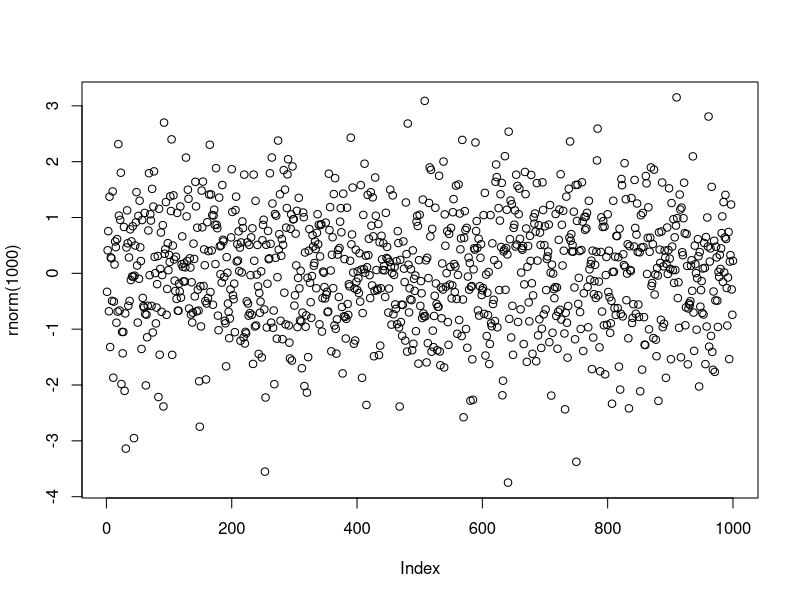
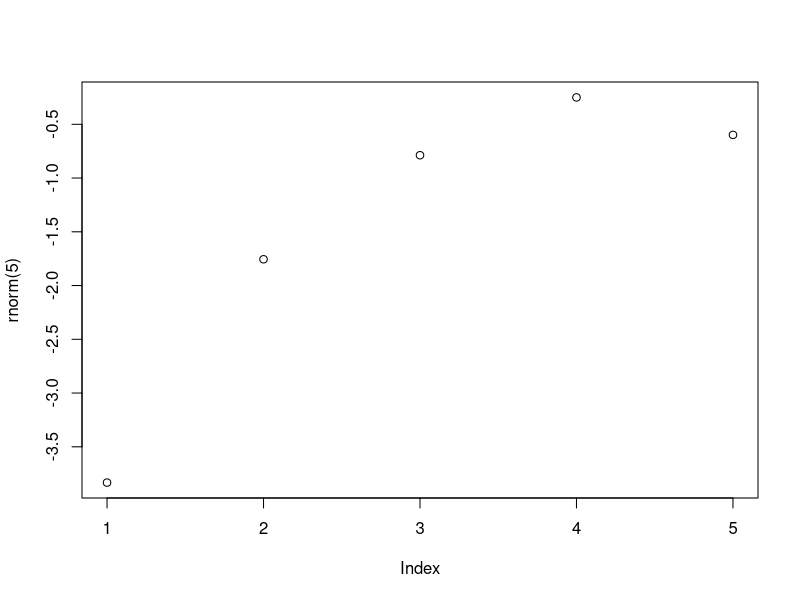
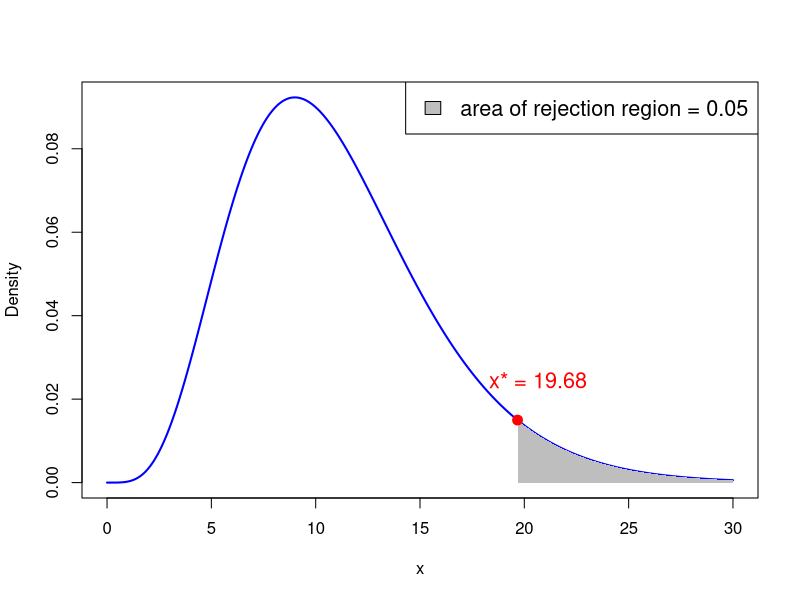
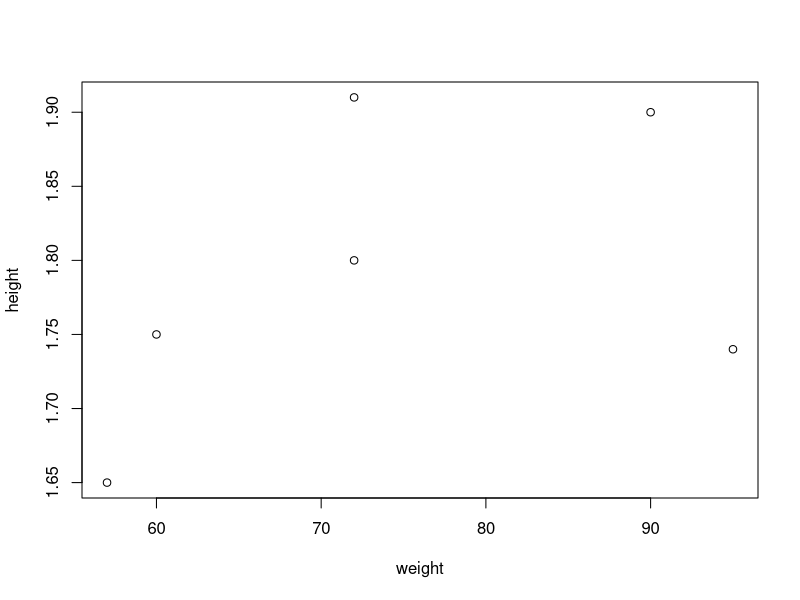
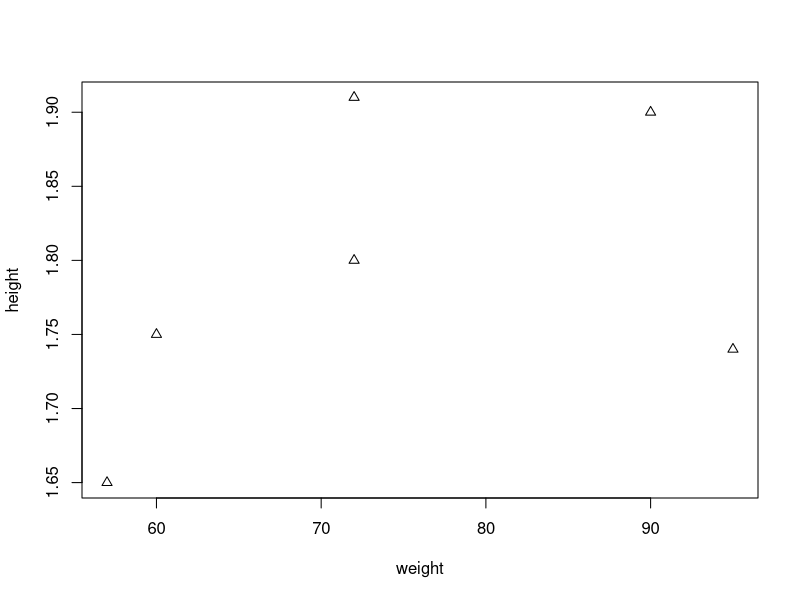
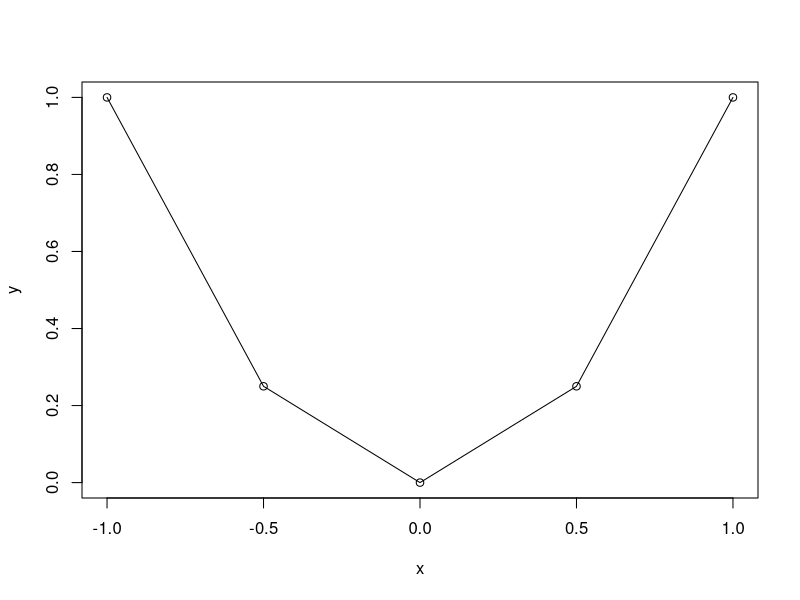
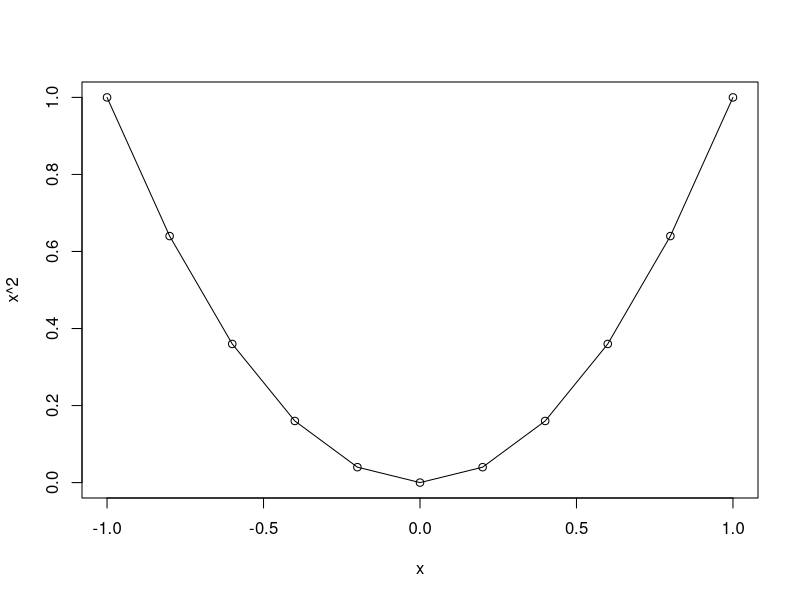
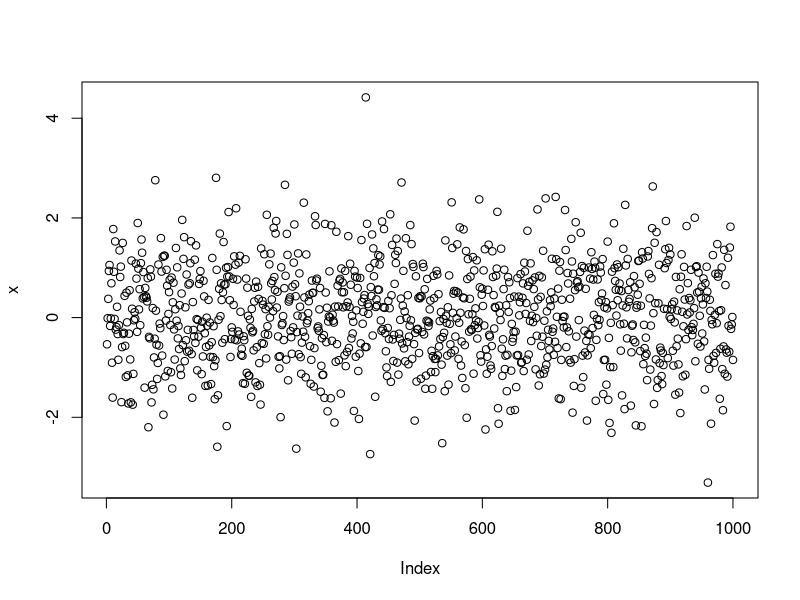

Here is the R script that generated these plots, in order:
## ---- chunk 1
#| echo: true
plot(rnorm(1000))
## ---- chunk 2
#| echo: true

2 + 2
2 * 3 - 1 + 2 ^ 7
exp(-10)
log(2)
pi
sin(pi/2)

## ---- chunk 3
#| echo: true

# This is a comment in R
# Comments are ignored by R

1 + 1   # This works out the result of one plus one!
## ---- chunk 4
#| echo: true
rnorm(5)
## ---- chunk 5
#| echo: true
#| output-location: slide
plot(rnorm(5))
## ---- chunk 6
#| echo: true
# Store 2 in the variable x
x <- 2

# Print x to screen
x
## ---- chunk 7
#| echo: true
# Assign 2 to x
x <- 2

# Compute x + x and print to screen
x + x

# x still contains 2
x
## ---- chunk 8
x <- 2
print(x)
## ---- chunk 9
#| echo: true
sentence <- "Stats is great!"
print(sentence)
## ---- chunk 10
#| echo: true
sentence <- "Stats is great!"
cat(sentence)
## ---- chunk 11
#| echo: true

# Store the result of 2 + 2 in variable two.plus.two

two.plus.two <- 2 + 2

# We want to print to screen the following message:
# "The result of 2 + 2 is two.plus.two"

cat("The result of 2 + 2 is", two.plus.two)
## ---- chunk 12
# This codes sums two numbers and prints result on screen
x <- 1
y <- 2

result <- x + y

# Print the result on screen
cat("Code run successfully!")
cat("The sum of", x , "and", y, "is", result)
## ---- chunk 13
rm(list = ls())
## ---- chunk 14
#| echo: true

# Create 3 variables x, y, z
x <- 2
y <- "Dog"
z <- pi

# Workspace contains variables x, y, z
# This can be displayed by using ls()
ls()
## ---- chunk 15
#| echo: true

# Create 3 variables x, y, z
x <- 2
y <- "Dog"
z <- pi

# Remove x from workspace
rm(x)

# Now the workspace contains only y and z
ls( )
## ---- chunk 16
#| echo: true

# Create 3 variables x, y, z
x <- 2
y <- "Dog"
z <- pi

# Remove all variables from workspace
rm(list = ls())

# Let us check that the workspace is empty
ls( )
## ---- chunk 17
#| echo: true

# Constuct a vector and store it in variable "vector"
vector <- c(60, 72, 57, 90, 95, 72)

# Print vector
print(vector)
## ---- chunk 18
#| echo: true

# Constuct two vectors of radius and height of 6 cylinders
radius <- c(6, 7, 5, 9, 9, 7)
height <- c(1.7, 1.8, 1.6, 2, 1, 1.9)

# Compute the volume of each cylinder and store it in "volume"
volume <- pi * radius^2 * height

# Print volume
print(volume)
## ---- chunk 19
#| echo: true

a <- c(1, 2, 3, 4, 5, 6, 7)
b <- c(0, 1)

a + b
## ---- chunk 20
#| echo: true

vector <- c(1, 2, 3, 4, 5, 6)
scalar <- 2

# Multiplication of vector by a scalar
vector * scalar

# Summing a scalar to each component of a vector
vector + scalar
## ---- chunk 21
x <- c(1, 2, 3, 4, 5)

sum <- sum(x)
length <- length(x)

cat("Here is the vector x: (", x, ")")
cat("The components of vector x sum to", sum)
cat("The length of vector x is", length)
## ---- chunk 22
# First store the wage data into a vector
x <- c(36, 40, 46, 54, 57, 58, 59, 60, 62, 63)

# Let us compute the mean by using formula
xbar = sum(x) / length(x)

# Compute the mean by using built in R function
xbar_check = mean(x)

# We now print both results to screen
cat("Sample mean computed with formula is", xbar)
cat("Sample mean computed with R function is", xbar_check)
cat("They coincide!")
## ---- chunk 23
# Again, store the wage data into a vector
x <- c(36, 40, 46, 54, 57, 58, 59, 60, 62, 63)

# Compute the sample variance using formula
xbar = mean(x)
n = length(x)
s2 = sum( (x - xbar)^2 ) / (n - 1) 

# Compute the sample variance using built in R function
s2_check = var(x)

# We now print both results to screen
cat("Sample variance computed with formula is", s2)
cat("Sample variance computed with R function is", s2_check)
cat("They coincide!")
## ---- chunk 24
#| echo: true

# Compute the average distance from the center for rivers
sum(abs(rivers - mean(rivers))) / length(rivers)	
## ---- chunk 25
# Enter CCI data using c()
score_2007 <- c(86, 86, 88, 90, 99, 97, 97, 96, 99, 97, 90, 90)
score_2009 <- c(24, 22, 21, 21, 19, 18, 17, 18, 21, 23, 22, 21)

# Compute vector of differences in CCI
difference <- score_2007 - score_2009

# Perform t-test with null hypothesis mu0 = 0
t.test(difference, mu = 0)
## ---- chunk 26
# Enter CCI data using c()
score_2007 <- c(86, 86, 88, 90, 99, 97, 97, 96, 99, 97, 90, 90)
score_2009 <- c(24, 22, 21, 21, 19, 18, 17, 18, 21, 23, 22, 21)
difference <- score_2007 - score_2009

# Store output of t-test
t_test_result <- t.test(difference, mu = 0)

# Capture output from print
output <- capture.output(print(t_test_result))

# Print only one line of the output
cat(output[2])
cat(output[3])
cat(output[4])
## ---- chunk 27
# Enter CCI data using c()
score_2007 <- c(86, 86, 88, 90, 99, 97, 97, 96, 99, 97, 90, 90)
score_2009 <- c(24, 22, 21, 21, 19, 18, 17, 18, 21, 23, 22, 21)
difference <- score_2007 - score_2009

# Store output of t-test
t_test_result <- t.test(difference, mu = 0)

# Capture output from print
output <- capture.output(print(t_test_result))

# Print only one line of the output
cat(output[5])
## ---- chunk 28
# Enter CCI data using c()
score_2007 <- c(86, 86, 88, 90, 99, 97, 97, 96, 99, 97, 90, 90)
score_2009 <- c(24, 22, 21, 21, 19, 18, 17, 18, 21, 23, 22, 21)
difference <- score_2007 - score_2009

# Store output of t-test
t_test_result <- t.test(difference, mu = 0)

# Capture output from print
output <- capture.output(print(t_test_result))

# Print only one line of the output
cat(output[6])
## ---- chunk 29
# Enter CCI data using c()
score_2007 <- c(86, 86, 88, 90, 99, 97, 97, 96, 99, 97, 90, 90)
score_2009 <- c(24, 22, 21, 21, 19, 18, 17, 18, 21, 23, 22, 21)
difference <- score_2007 - score_2009

# Store output of t-test
t_test_result <- t.test(difference, mu = 0)

# Capture output from print
output <- capture.output(print(t_test_result))

# Print only one line of the output
cat(output[7])
cat(output[8])
## ---- chunk 30
# Enter CCI data using c()
score_2007 <- c(86, 86, 88, 90, 99, 97, 97, 96, 99, 97, 90, 90)
score_2009 <- c(24, 22, 21, 21, 19, 18, 17, 18, 21, 23, 22, 21)
difference <- score_2007 - score_2009

# Store output of t-test
t_test_result <- t.test(difference, mu = 0)

# Capture output from print
output <- capture.output(print(t_test_result))

# Print only one line of the output
cat(output[9])
cat(output[10])
cat(output[11])
## ---- chunk 31
# Enter the mileage data
mpg <- c(11.4, 13.1, 14.7, 14.7, 15.0, 15.5, 15.6, 15.9, 16.0, 16.8)

# Perform one-sided t-test with null hypothesis mu = 17 
# Store answer in "answer"
answer <- t.test(mpg, mu = 17, alternative = "less")

# Print the answer
print(answer)
## ---- chunk 32
# Degrees of freedom
df <- 11

# Values for x-axis
x <- seq(0, 30, length.out = 1000)  # Adjust the range according to chi-squared distribution

# Calculate PDF of chi-squared distribution
pdf <- dchisq(x, df)

# Plot PDF
plot(x, pdf, type = "l", col = "blue", lwd = 2, xlab = "x", ylab = "Density")


# Shade area where p-value > 0.95
x_fill_right <- x[x >= qchisq(0.95, df)]
y_fill_right <- pdf[x >= qchisq(0.95, df)]
polygon(c(x_fill_right, rev(x_fill_right)), c(y_fill_right, rep(0, length(y_fill_right))), col = "gray", border = NA)

# Add critical value for 0.95 quantile
x_star <- qchisq(0.95, df)
points(x_star, dchisq(x_star, df), col = "red", pch = 19, cex = 1.3)

# Add text above x_star containing its value
text(x_star * 1.05, dchisq(x_star, df) * 1.35, paste("x* =", round(x_star, 2)), pos = 3, col = "red", cex = 1.3)

# Add legend
legend("topright", legend = c("area of rejection region = 0.05"), fill = "gray", cex = 1.3)

## ---- chunk 33
#| echo: true

# Probability woman exceeds 180cm in height
# P(X > 180) = 1 - P(X <= 180)

1 - pnorm(180, mean = 163, sd = 8)
## ---- chunk 34
#| echo: true

# The upper 10th percentile for women height, that is,
# height q such that P(X <= q) = 0.9

qnorm(0.90, mean = 163, sd = 8)
## ---- chunk 35
#| echo: true

# Value of pdf at 163

dnorm(163, mean = 163, sd = 8)
## ---- chunk 36
#| echo: true

# Generate random sample of size 5

rnorm(5, mean = 163, sd = 8)
## ---- chunk 37
#| echo: true

# Find the top 1/(3.5 billion) quantile

p = 1 - 1 / (3.5e9)
qnorm(p, mean = 163, sd = 8)
## ---- chunk 38
#| echo: true
# Compute 0.95 quantile for chi-squared with 11 degrees of freedom

quantile <- qchisq(0.95, df = 11)

cat("The 0.95 quantile for chi-squared with df = 11 is", quantile)
## ---- chunk 39
# Enter Consumer Expectation and Consumer Spending data
CE <- c(66, 53, 62, 61, 78, 72, 65, 64, 61, 50, 55, 51)
CS <- c(72, 55, 69, 65, 82, 77, 72, 78, 77, 75, 77, 77)

# Compute difference
difference <- CE - CS

# Compute sample size
n <- length(difference)

# Enter null hypothesis
sigma_0 <- 1

# Compute sample standard deviation
s <- sd(difference)

# Compute chi-squared statistic
chi_squared <- (n - 1) * s ^ 2 / sigma_0 ^ 2

# Compute p-value
p_value <- 1 - pchisq(chi_squared, df = n - 1)

# Print p-value
cat("The p-value for one-sided variance test is", p_value)
## ---- chunk 40
#| echo: true
#| output-location: slide

# Store weight and height data in 2 vectors
weight <- c(60, 72, 57, 90, 95, 72)
height <- c(1.75, 1.80, 1.65, 1.90, 1.74, 1.91)

# Plot weight against height
plot(weight, height)
## ---- chunk 41
#| echo: true
#| output-location: slide

# Store weight and height data in 2 vectors
weight <- c(60, 72, 57, 90, 95, 72)
height <- c(1.75, 1.80, 1.65, 1.90, 1.74, 1.91)

# Plot weight against height using little triangles
plot(weight, height, pch = 2)
## ---- chunk 42
#| echo: true
#| output-location: slide

# Input vector for grid of x coordinates
x <- c(-1, -0.5, 0, 0.5, 1)

# Compute the function y=x^2 on the grid
y <- x^2

# Generate scatter plot of (x,y)
plot(x, y)

# Add linear interpolation
lines(x, y)
## ---- chunk 43
#| echo: true
x <- seq(from = 2, to = 20, by = 2)
print(x)
## ---- chunk 44
x <- seq(from = 1, to = 11, by = 2)
y <- seq(1, 11, 2)

cat("Vector x is: (", x, ")")
cat("Vector y is: (", y, ")")
cat("They are the same!")
## ---- chunk 45
#| echo: true

x <- seq(from = -1, to = 1, by = 0.2)
print(x)
## ---- chunk 46
#| echo: true
#| 
# Use seq() to generate x grid
x <- seq(from = -1, to = 1, by = 0.2)

# Plot the function y=x^2
plot(x, x^2)
lines(x, x^2)
## ---- chunk 47
#| echo: true
#| output-location: slide

x <- rnorm(1000)

plot(x)
## ---- chunk 48
#| echo: true
seq(1, 11, length.out = 6)
## ---- chunk 49
#| echo: true
seq(1, 11, 6)
## ---- chunk 50
my_mean <- function(vector = x) {
  
  mean_of_x <- sum(x) / length(x)
  
  return(mean_of_x)  
}

# Generate a random vector of 1000 entries from N(0,1)
x <- rnorm(1000)

# Compute mean of x with my_mean
xbar <- my_mean(x)

# Compute mean of x with built in function mean
xbar_check <- mean(x)
  
cat("Mean of x computed with my_mean is:", xbar)
cat("Mean of x computed with R mean is:", xbar_check)
cat("They coincide!")
## ---- chunk 51
#| echo: true
x <- c("Red", "Green", "Blue")
print(x)
## ---- chunk 52
#| echo: true
x <- c('Red', 'Green', 'Blue')
print(x)
## ---- chunk 53
x <- c("Red", "Green", "Blue")
print(x)
cat(x)
## ---- chunk 54
y <- c("Red Green", "Blue")
print(y)
cat(y)
## ---- chunk 55
#| echo: true

# Create logical vector
x <- c(T, T, F, T, NA)

# Print the logical vector
print(x)
## ---- chunk 56
# Generate a vector containing sequence 1 to 8
x <- seq(from = 1 , to = 8, by = 1)

# Generate vector of flags for entries strictly above 5
y <- ( x > 5 )

cat("Vector x is: (", x, ")")
cat("Entries above 5 are: (", y, ")")
## ---- chunk 57
#| echo: true
T + T
T + F
## ---- chunk 58
#| echo: true
F + F
F + T + 3
## ---- chunk 59
# Generate vector with 1000 normal entries
x <- rnorm(1000)

# Generate logical vector of entries above 0
y <- (x > 0)

# Count entries above zero
above_zero <- sum(y)

cat("Number of entries which are above the average 0 is", above_zero)
cat("This is pretty close to 500!")
## ---- chunk 60
#| echo: true

2 * NA
NA + NA
T + NA
## ---- chunk 61
#| echo: true

vector <- c("Cat", "Dog", "Mouse")

second_element <- vector[2]           # Access 2nd entry of vector

print(second_element)
## ---- chunk 62
#| echo: true

vector <- c("Cat", "Dog", "Mouse")

# We replace 2nd entry of vector with string "Horse"
vector[2] <- "Horse"

print(vector)
## ---- chunk 63
#| echo: true

vector <- c(11, 22, 33, 44, 55, 66, 77, 88, 99, 100)

# We store 1st, 3rd, 5th entries of vector in slice
slice <- vector[c(1, 3, 5)]   

print(slice)

## ---- chunk 64
#| echo: true

vector <- c(11, 22, 33, 44, 55, 66, 77, 88, 99, 100)

# We store 2nd to 7th entries of vector in slice
slice <- vector[2:7]

print(slice)
## ---- chunk 65
# Create a vector x
x <- c(11, 22, 33, 44, 55, 66, 77, 88, 99, 100)

# Print vector x
cat("Vector x is:", x)

# Delete 2nd, 3rd and 7th entries of x
x <- x[ -c(2, 3, 7) ]

# Print x again
cat("Vector x with 2nd, 3rd and 7th entries removed:", x)
## ---- chunk 66
# Create numeric vector x
x <- c(5, -2.3, 4, 4, 4, 6, 8, 10, 40221, -8)

# Get negative components from x and store them in neg_x
neg_x <- x[ x < 0 ]

cat("Vector x is:", x)
cat("Negative components of x are:", neg_x)
## ---- chunk 67
# Create numeric vector
x <- c(5, -2.3, 4, 4, 4, 6, 8, 10, 40221, -8)

# Get components between 0 and 100
range_x <- x[ (x > 0) & (x < 100) ]

cat("Vector x is:", x)
cat("Components of x between 0 and 100 are:", range_x)
## ---- chunk 68
# Create a logical flag vector
flag <- c(T, F, F, T, F)

# Indices for  flag which
true_flag <- which(flag)

cat("Flag vector is:", flag)
cat("Positions for which Flag is TRUE are:", true_flag)
## ---- chunk 69
# Create numeric vector x
x <- c(5, -2.3, 4, 4, 4, 6, 8, 10, 40221, -8)

# Print x
cat("Vector x is:", x)

# Flag positive components of x
flag_pos_x <- (x > 0)

# Remove positive components from x
 x <- x[ -which(flag_pos_x) ]

# Print x again
cat("Vector x with positive components removed:", x)
## ---- chunk 70
#| echo: true

# Generate a vector of values 1, 2, 3, 4, 5
x <- c(1, 2, 3, 4, 5)

# Print the vector
print(x)
## ---- chunk 71
#| echo: true

# Create 2 vectors
x <- c(1, 2, 3, 4, 5)
y <- c(6, 7, 8)

# Concatenate vectors x and y, and also add element 9
z <- c(x, y, 9)

# Print the resulting vector
print(z)
## ---- chunk 72
#| echo: true

# We specify a vector with 3 named entries
x <- c(first = "Red", second = "Green", third = "Blue")

# Print the named vector
print(x)
## ---- chunk 73
# Create named vector
x <- c(first = "Red", second = "Green", third = "Blue")

# Names of componenents of x are accessed via names(x)
names_x <- names(x)

# Values of componenents of x are accessed via unname(x)
values_x <- unname(x)

cat("Names of x are:", names(x))
cat("Values of x are:", unname(x))
## ---- chunk 74
#| echo: true

c(FALSE, 2)        # Converts FALSE to 0
## ---- chunk 75
#| echo: true

c(pi, "stats")     # Converts pi to string 

## ---- chunk 76
#| echo: true

c(TRUE, "stats")   # Converts TRUE to string
## ---- chunk 77
#| echo: true

# The following generates a vector of integers from 1 to 6
x <- seq(1, 6)

print(x)
## ---- chunk 78
# Generate two vectors of integers from 1 to 6
x <- seq(1, 6)
y <- 1:6

cat("Vector x is:", x)
cat("Vector y is:", y)
cat("They are the same!")
## ---- chunk 79
# Create a vector with 3 components
x <- c(2, 1, 3)

# Repeats 4 times the vector x
y <- rep(x, 4)

cat("Original vector is:", x)
cat("Original vector repeated 4 times:", y)
## ---- chunk 80
x <- c(2, 1, 3)         # Vector to replicate
y <- c(1, 2, 3)         # Vector saying how to replicate 

z <- rep(x, y)          # 1st entry of x is replicated 1 time
                        # 2nd entry of x is replicated 2 times
                        # 3rd entry of x is replicated 3 times

cat("Original vector is:", x)
cat("Original vector repeated is:", z)
## ---- chunk 81
#| echo: true

x <- c("Cat", "Dog")     # Vector to replicate

y <- rep(x, c(3, 4))     # 1st entry of x is replicated 3 times
                         # 2nd entry of x is replicated 4 times

cat("Vector of labels is:", y)
